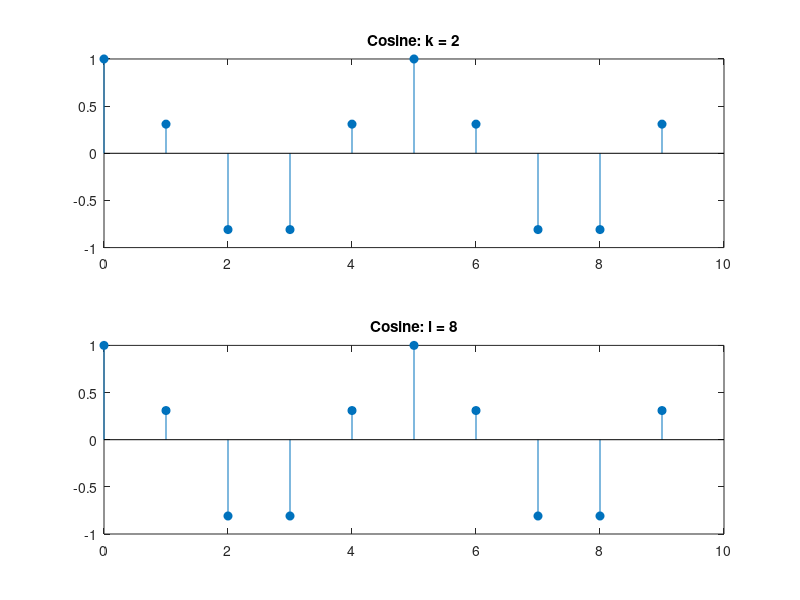

Recreate this plot in MATLAB.
N = 10;
n = 0:N-1;
k = 2;
l = N - k;
% Discrete Cosine signals
cos_k = cos(2*pi*k*n/N);
cos_l = cos(2*pi*l*n/N);
% Discrete Exponential signals
exp_k = exp(1j * 2 * pi * k * n / N);
exp_l = exp(1j * 2 * pi * l * n / N);
% Plot Cosine signals
figure;
subplot(2,1,1); stem(n, cos_k, 'filled'); title(['Cosine: k = ', num2str(k)]);
subplot(2,1,2); stem(n, cos_l, 'filled'); title(['Cosine: l = ', num2str(l)]);